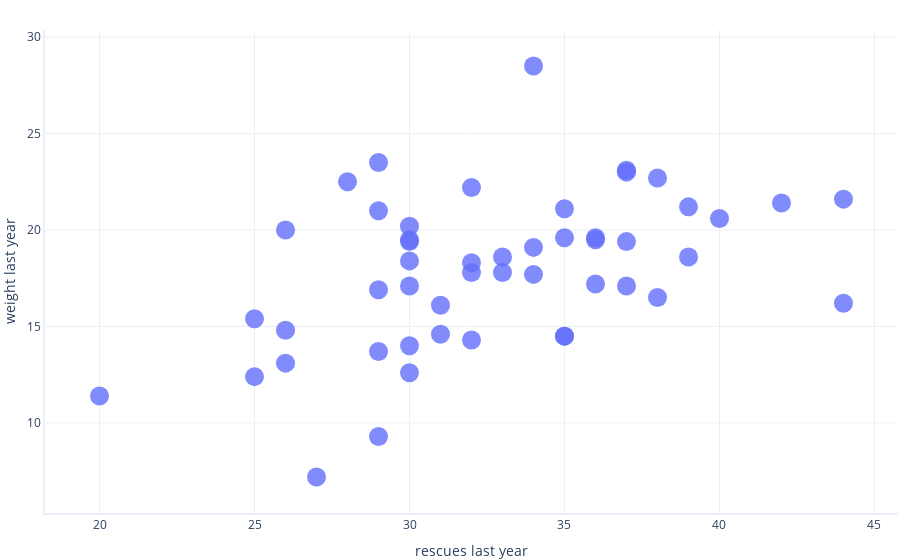

Notebook code for this chart:
### Code cell
# Obtain the label and feature from the original data
dataset = data[["rescues_last_year", "weight_last_year"]]

# Print the number of observations
print("No. observations:", dataset.shape[0])

# Graph the distribution of variables for the unsplit dataset
graphing.scatter_2D(dataset, "rescues_last_year", "weight_last_year")


# Notice we have 50 observations plotted (which corresponds to the number of samples in the dataset).
#
# ## Dataset split ratio comparison
# We will now split our dataset using different ratios to understand how these can affect our models

### Figure 1 — Plotly figure (JSON) as saved in the notebook; plotly's stock layout.template omitted (floating-point values rounded to 4 significant figures)
{"data": [{"hovertemplate": "rescues last year=%{x}<br>weight last year=%{y}<extra></extra>", "legendgroup": "", "marker": {"color": "#636efa", "symbol": "circle", "size": 19}, "mode": "markers", "name": "", "orientation": "v", "showlegend": false, "x": [35, 30, 34, 29, 30, 25, 26, 37, 32, 30, 35, 32, 33, 36, 32, 36, 38, 35, 33, 34, 37, 35, 34, 40, 20, 32, 31, 38, 31, 36, 44, 28, 39, 30, 44, 42, 39, 30, 26, 29, 27, 37, 30, 26, 25, 29, 29, 30, 29, 37], "xaxis": "x", "y": [14.5, 14, 17.7, 13.7, 18.4, 12.4, 13.1, 17.1, 14.3, 20.2, 14.5, 17.8, 18.6, 19.5, 18.3, 19.6, 22.7, 19.6, 17.8, 19.1, 23.1, 21.1, 28.5, 20.6, 11.4, 22.2, 14.6, 16.5, 16.1, 17.2, 21.6, 22.5, 21.2, 19.4, 16.2, 21.4, 18.6, 12.6, 14.8, 9.3, 7.2, 19.4, 19.5, 20, 15.4, 16.9, 21, 17.1, 23.5, 23], "yaxis": "y", "type": "scatter"}], "layout": {"xaxis": {"anchor": "y", "domain": [0, 1], "title": {"text": "rescues last year"}}, "yaxis": {"anchor": "x", "domain": [0, 1], "title": {"text": "weight last year"}}, "legend": {"tracegroupgap": 0}}}
